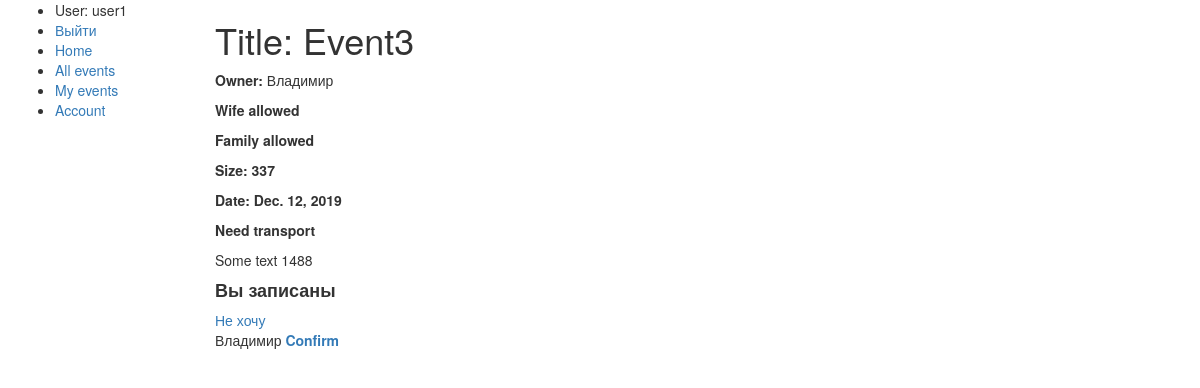
The page /organizer/event/10 (signed in) on the database its author committed.
### organizer/models.py (models this page shows, shortened)
class Event(models.Model):
    owner = models.ForeignKey(
        User,
        on_delete=models.SET_NULL,
        null=True,
        blank=True,
    )
    title = models.CharField(max_length=200)
    allow_wife = models.BooleanField(default=False)
    allow_family = models.BooleanField(default=False)
    for_kids = models.BooleanField(default=False)
    size = models.IntegerField(null=True, blank=True)
    date = models.DateField(default=now)
    prepay_date = models.DateField(null=True, blank=True)
    need_transport = models.BooleanField(default=False)
    transport = models.CharField(max_length=200, null=True, blank=True)
    transport_size = models.IntegerField(null=True, blank=True)
    main_price = models.IntegerField(null=True, blank=True)
    other_prices = models.CharField(max_length=200, null=True, blank=True)
    deposit = models.IntegerField(null=True, blank=True)
    some_text = models.TextField(null=True, blank=True)
    class Meta:
        ordering = ['date']

class Participant(models.Model):
    user = models.ForeignKey(User, on_delete=models.CASCADE)
    event = models.ForeignKey("Event", on_delete=models.CASCADE)
    confirm = models.BooleanField()
    some_custom_data = models.TextField()

### organizer/views.py (the view)
class EventDetailView(LoginRequiredMixin, generic.DetailView):
    model = Event
    def get_context_data(self, **kwargs):
        context = super().get_context_data(**kwargs)
        context["is_participate"] = Participant.objects.filter(event=context['event']).filter(user=self.request.user).count() != 0
        return context

### organizer/templates/organizer/event_detail.html (shortened to what this page needs)
{% extends 'base_generic.html' %}
{% block content %}
    <h1>Title: {{ event.title }}</h1>
    <p><strong>Owner:</strong> {{ event.owner.first_name }}</p>
    {% if event.allow_wife %}<p><strong>Wife allowed</strong></p>{% endif %}
    {% if event.allow_family %}<p><strong>Family allowed</strong></p>{% endif %}
    {% if event.size %}<p><strong>Size: {{ event.size }}</strong></p>{% endif %}
    {% if event.date %}<p><strong>Date: {{event.date}}</strong></p>{% endif %}
    {% if event.need_transport %}<p><strong>Need transport</strong></p>{% endif %}
    {% if event.some_text %}<p>{{ event.some_text }}</p>{% endif %}
    {% if is_participate %}
        <h4><strong>Вы записаны</strong></h4>
        <a href="{% url 'i-remind-event' pk=event.id %}">Не хочу</a>
    {% else %}
        <a href="{% url 'i-do-event' pk=event.id %}">Я иду!</a>
    {% endif %}
    {% if user.id == event.owner.id %}
        {% for partic in event.participant_set.all %}
            <p>{{ partic.user.first_name }} {{ partic.user.secons_name }} <strong>{% if partic.cofirm %}Confirmed{% else %}<a href="">Confirm</a>{% endif %}</strong></p>
        {% endfor %}
    {% endif %}
{% endblock content %}

### organizer/templates/base_generic.html (shortened to what this page needs)
<!DOCTYPE html>
<html>
    <head>
        <link rel="stylesheet" href="https://maxcdn.bootstrapcdn.com/bootstrap/3.3.7/css/bootstrap.min.css">
    </head>
    <body>
        <div class="container-fluid">
            <div class="row">
                <div class="col-sm-2">
                    {% if user.is_authenticated %}
                        {% block sidebar %}
                        <ul class="sidebar-nav">
                            <li>User: {{user.get_username }}</li>
                            <li><a href="{% url 'logout' %}">Выйти</a></li>
                            <li><a href="{% url 'index' %}">Home</a></li>
                            <li><a href="{% url 'events' %}">All events</a></li>
                            <li><a href="{% url 'user-events' %}">My events</a></li>
                            <li><a href="{% url 'user-detail' %}">Account</a></li>
                        </ul>
                        {% endblock sidebar %}
                    {% endif %}
                </div>
                <div class="col-sm-10">
                    {% block content %}
                    {% endblock content %}
                </div>
            </div>
        </div>
    </body>
</html>

### rows shown on the page
Event: title "Event3", owner.first_name "Владимир", size "337", date "Dec. 12, 2019", some_text "Some text 1488"
Participant: user.first_name "Владимир"

### other values the page prints
{{ user.get_username }} "user1"
